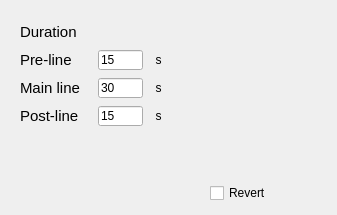
    <widget class="QWidget" name="tab_fly_scan_3">
     <attribute name="title">
      <string>Fly scan</string>
     </attribute>
     <widget class="QWidget" name="gridLayoutWidget_20">
      <property name="geometry">
       <rect>
        <x>20</x>
        <y>20</y>
        <width>201</width>
        <height>111</height>
       </rect>
      </property>
      <layout class="QGridLayout" name="gridLayout_21">
       <item column="2" row="1">
        <widget class="QLabel" name="label_preline_dwell_units_2">
         <property name="maximumSize">
          <size>
           <width>16777215</width>
           <height>20</height>
          </size>
         </property>
         <property name="text">
          <string>  s  </string>
         </property>
        </widget>
       </item>
       <item column="2" row="2">
        <widget class="QLabel" name="label_mainline_dwell_units_2">
         <property name="maximumSize">
          <size>
           <width>16777215</width>
           <height>20</height>
          </size>
         </property>
         <property name="text">
          <string>  s  </string>
         </property>
        </widget>
       </item>
       <item column="0" row="0">
        <widget class="QLabel" name="label_spectrometer_dwell_2">
         <property name="maximumSize">
          <size>
           <width>16777215</width>
           <height>20</height>
          </size>
         </property>
         <property name="font">
          <font>
           <family>Cantarell</family>
           <pointsize>11</pointsize>
          </font>
         </property>
         <property name="text">
          <string>Duration</string>
         </property>
        </widget>
       </item>
       <item column="0" row="2">
        <widget class="QLabel" name="label_mainline_2">
         <property name="maximumSize">
          <size>
           <width>16777215</width>
           <height>20</height>
          </size>
         </property>
         <property name="font">
          <font>
           <family>Cantarell</family>
           <pointsize>11</pointsize>
           <italic>false</italic>
          </font>
         </property>
         <property name="text">
          <string>Main line</string>
         </property>
        </widget>
       </item>
       <item column="1" row="2">
        <widget class="QLineEdit" name="edit_mainline_fly_duration">
         <property name="maximumSize">
          <size>
           <width>45</width>
           <height>20</height>
          </size>
         </property>
         <property name="text">
          <string>30</string>
         </property>
        </widget>
       </item>
       <item column="2" row="3">
        <widget class="QLabel" name="label_postline_dwell_units_2">
         <property name="maximumSize">
          <size>
           <width>16777215</width>
           <height>20</height>
          </size>
         </property>
         <property name="text">
          <string>  s  </string>
         </property>
        </widget>
       </item>
       <item column="0" row="1">
        <widget class="QLabel" name="label_preline_2">
         <property name="maximumSize">
          <size>
           <width>16777215</width>
           <height>20</height>
          </size>
         </property>
         <property name="font">
          <font>
           <family>Cantarell</family>
           <pointsize>11</pointsize>
           <italic>false</italic>
          </font>
         </property>
         <property name="text">
          <string>Pre-line</string>
         </property>
        </widget>
       </item>
       <item column="1" row="1">
        <widget class="QLineEdit" name="edit_preline_fly_duration">
         <property name="maximumSize">
          <size>
           <width>45</width>
           <height>20</height>
          </size>
         </property>
         <property name="text">
          <string>15</string>
         </property>
        </widget>
       </item>
       <item column="0" row="3">
        <widget class="QLabel" name="label_postline_2">
         <property name="maximumSize">
          <size>
           <width>16777215</width>
           <height>20</height>
          </size>
         </property>
         <property name="font">
          <font>
           <family>Cantarell</family>
           <pointsize>11</pointsize>
           <italic>false</italic>
          </font>
         </property>
         <property name="text">
          <string>Post-line</string>
         </property>
        </widget>
       </item>
       <item column="1" row="3">
        <widget class="QLineEdit" name="edit_postline_fly_duration">
         <property name="maximumSize">
          <size>
           <width>45</width>
           <height>20</height>
          </size>
         </property>
         <property name="text">
          <string>15</string>
         </property>
        </widget>
       </item>
      </layout>
     </widget>
     <widget class="QCheckBox" name="checkBox_spectrometer_fly_energy_down">
      <property name="geometry">
       <rect>
        <x>210</x>
        <y>180</y>
        <width>118</width>
        <height>26</height>
       </rect>
      </property>
      <property name="text">
       <string>Revert</string>
      </property>
      <property name="checked">
       <bool>false</bool>
      </property>
      <property name="tristate">
       <bool>false</bool>
      </property>
     </widget>
    </widget>
